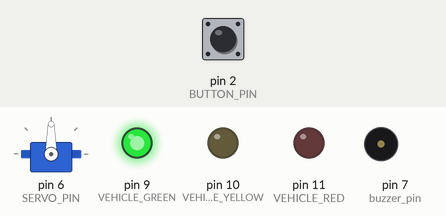
A sketch run on a simulated Arduino Uno, built with avr-gcc and run on an emulated ATmega328P. Shown: servo, output pins drawn as LEDs (lit = HIGH), buzzer (waves = sounding, pin HIGH). The inputs (shaded band) are chosen by the test bench; at power-on: pin 2 (BUTTON_PIN) HIGH.

Above: at 1.2 s.
1.3 s: pin 2 (BUTTON_PIN) pulled LOW for 0.15 s
At 1.8 s:
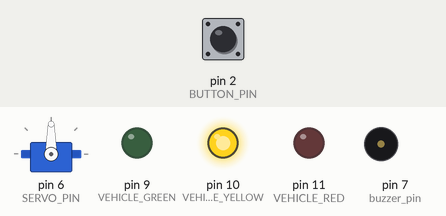
At 10.9 s:
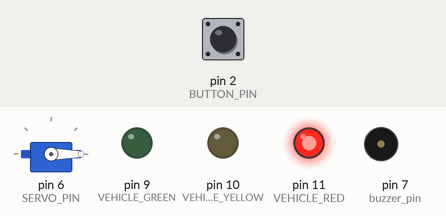
Timing chart, 0 to 20.9 s (numbered marks = the images above; inputs shaded):
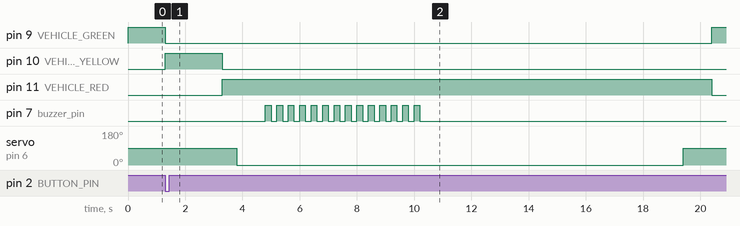

The sketch:

traffic_signal.ino
```cpp
#include <Servo.h>

// Pin Definitions
const int BUTTON_PIN = 2;    // Pushbutton pin (uses internal pull-up)
const int VEHICLE_RED = 11;  // Vehicle traffic lights
const int VEHICLE_YELLOW = 10;
const int VEHICLE_GREEN = 9;
const int SERVO_PIN = 6;  // Servo motor signal pin
int buzzer_pin = 7;

// Servo Object
Servo barricadeServo;

// Timing Variables (in milliseconds)
const unsigned long YELLOW_DELAY = 2000;  // 2 seconds for yellow light
const unsigned long CROSS_TIME = 7000;    // 7 seconds for pedestrians to cross
const unsigned long RESET_DELAY = 2000;   // 2 seconds buffer during transition
const unsigned long buzzer_DELAY = 200;   // 2 seconds buffer during transition

// Servo Positions
const int BARRICADE_OPEN = 90;     // Vehicles can pass
const int BARRICADE_CLOSED = 0;  // Barricade down, vehicles stopped

void setup() {
  // Initialize LED Pins as Outputs
  pinMode(VEHICLE_RED, OUTPUT);
  pinMode(VEHICLE_YELLOW, OUTPUT);
  pinMode(VEHICLE_GREEN, OUTPUT);
  pinMode(buzzer_pin, OUTPUT);

  // Initialize Button Pin with Internal Pull-up Resistor
  // Active LOW: Button reads LOW when pressed, HIGH when idle
  pinMode(BUTTON_PIN, INPUT_PULLUP);

  // Attach Servo
  barricadeServo.attach(SERVO_PIN);

  // Set Initial State (Safe for Vehicles)
  setNormalTrafficState();
}

void loop() {
  // Check if the button is pressed (LOW due to INPUT_PULLUP)
  if (digitalRead(BUTTON_PIN) == LOW) {
    triggerPedestrianSequence();
  }
}

// Sets the default state where vehicles move and pedestrians wait
void setNormalTrafficState() {
  barricadeServo.write(BARRICADE_OPEN);
  digitalWrite(VEHICLE_GREEN, HIGH);
  digitalWrite(VEHICLE_YELLOW, LOW);
  digitalWrite(VEHICLE_RED, LOW);
}

// Handles the smart traffic transition logic
void triggerPedestrianSequence() {
  // 1. Warn vehicles (Green -> Yellow)
  digitalWrite(VEHICLE_GREEN, LOW);
  digitalWrite(VEHICLE_YELLOW, HIGH);
  delay(YELLOW_DELAY);

  // 2. Stop vehicles (Yellow -> Red)
  digitalWrite(VEHICLE_YELLOW, LOW);
  digitalWrite(VEHICLE_RED, HIGH);
  delay(500);  // Short safety pause before barricade drops

  // 3. Drop the barricade to physically block vehicles
  barricadeServo.write(BARRICADE_CLOSED);
  delay(1000);  // Allow time for the servo to move
  for (int i = 0; i < 14; i++) {
    buzzer();
  }
  // Hold the crossing state for the designated time
  delay(CROSS_TIME);

  delay(RESET_DELAY);  // Safety buffer before lifting barricade

  // 6. Lift barricade and return vehicle light to Green
  barricadeServo.write(BARRICADE_OPEN);
  delay(1000);  // Allow time for the servo to lift
  digitalWrite(VEHICLE_RED, LOW);
  digitalWrite(VEHICLE_GREEN, HIGH);

  // Anti-spam delay so pedestrians can't immediately trigger it again
  delay(3000);
}

void buzzer() {
  digitalWrite(buzzer_pin, HIGH);
  delay(buzzer_DELAY);
  digitalWrite(buzzer_pin, LOW);
  delay(buzzer_DELAY);
}
```

Measured:
- after the input at 1.3 s, pin 9 (VEHICLE_GREEN): HIGH → LOW at once, → HIGH 19.1 s later; pin 10 (VEHICLE_YELLOW): LOW → HIGH at once, → LOW 2.0 s later
